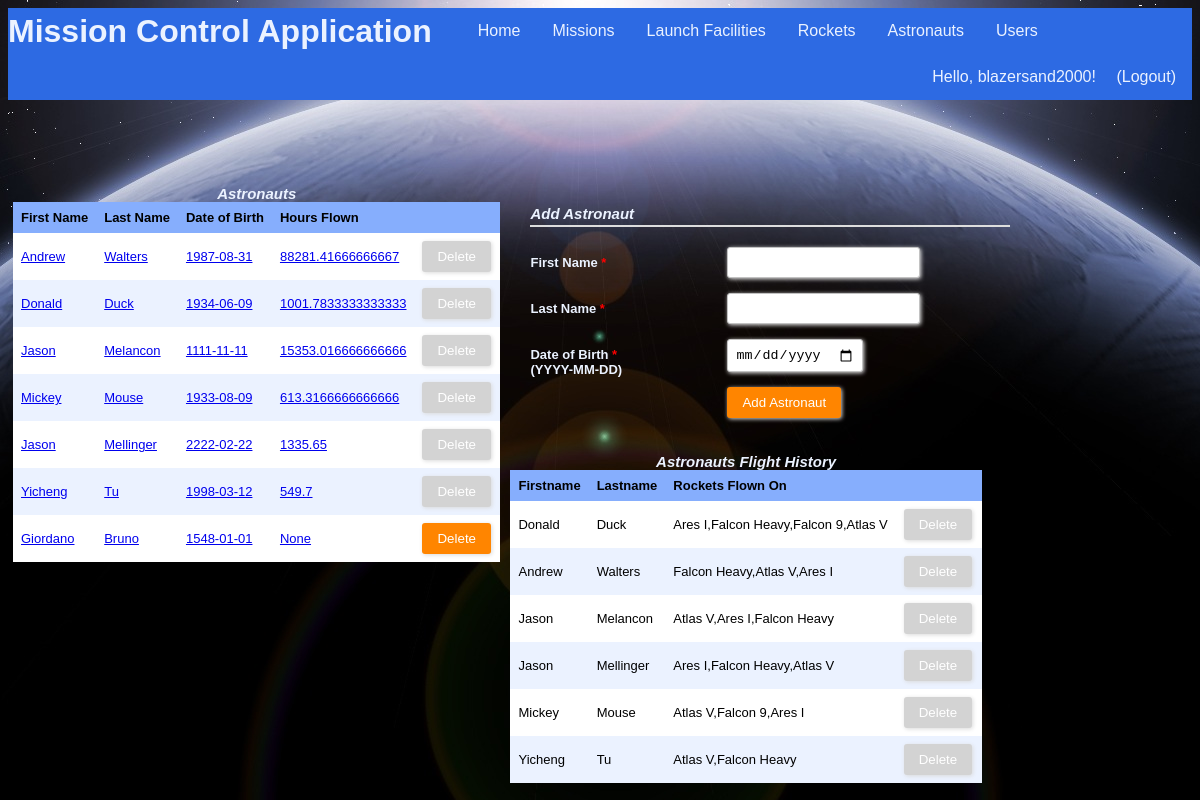
The page /astronauts (signed in) on the database its author committed.
### tables this page shows
CREATE TABLE "Users" (
	`uid`	INTEGER NOT NULL PRIMARY KEY AUTOINCREMENT,
	`firstName`	TEXT NOT NULL,
	`lastName`	TEXT NOT NULL,
	`username`	TEXT NOT NULL UNIQUE,
	`password`	TEXT NOT NULL,
	`regTime`	TEXT NOT NULL,
	`lastLoginTime`	TEXT,
	`pid`	INTEGER NOT NULL
);

CREATE TABLE "Astronauts" (
	`aid`	INTEGER NOT NULL PRIMARY KEY AUTOINCREMENT,
	`firstName`	TEXT NOT NULL,
	`lastName`	TEXT NOT NULL,
	`dob`	TEXT NOT NULL
);

### app.py (the view, shortened to what this page needs)
@app.route("/astronauts", methods=["GET", "POST"])
@login_required
def showAstronauts():
    conn = sqlite3.connect(dbPath)
    conn.row_factory = sqlite3.Row
    c = conn.cursor()
    c.execute("SELECT aid, A.aid IN (SELECT aid FROM Crew) AS cannotDelete, firstName, lastName, dob, (SELECT SUM((strftime('%s',M.landTime) - strftime('%s',M.launchTime))/3600.0) FROM Mission M, Crew C WHERE M.mid = C.mid AND C.aid = A.aid) AS hoursFlown FROM Astronauts A")
    results = c.fetchall()
    c.execute("SELECT A.aid, 1, A.firstName, A.lastName, group_concat(DISTINCT R.rname) as Rockets FROM Astronauts A, Crew C, Mission M, Rockets R WHERE A.aid = C.aid AND C.mid = M.mid AND R.rid = M.rid GROUP BY A.firstName, A.lastName ORDER BY COUNT(DISTINCT R.rname) DESC;")
    astroHistory = c.fetchall()
    formInputs = [['firstName', 'text', 'First Name', []], ['lastName', 'text', 'Last Name', []], ['dob', 'date', 'Date of Birth', []]]
    conn.commit()
    conn.close()
    return render_template("astronauts.html", headers=("First Name","Last Name","Date of Birth","Hours Flown"), rows=results, inputs=formInputs, historyHeader=("Firstname", "Lastname", "Rockets Flown On"), historyRows=astroHistory)

### app.py (called while the page is built)
@login_manager.user_loader
def load_user(username):
    userRecord = DBgetUser(username)
    if userRecord:
        user = User(userRecord["username"], userRecord["password"], True)
        user.permission = userRecord["pid"]
        return user
    return None

def DBgetUser(username):
    conn = sqlite3.connect(dbPath)
    conn.row_factory = sqlite3.Row
    c = conn.cursor()
    c.execute("SELECT * from Users WHERE username = ?", (username,))
    userRecord = c.fetchone()
    conn.close()
    return userRecord

### templates/astronauts.html (shortened to what this page needs)
{% extends "main_template.html" %}
{% from 'macros.html' import GenerateTable, GenerateFormToAddEntry with context %}
{% block body %}
<section style="float:left">
	{{ GenerateTable('Astronauts', headers, rows, 'aid') }}
</section>
<section style="float:left">
	{% if current_user.permission == 3 %}
		{{ GenerateFormToAddEntry('Add Astronaut', inputs) }}
	{% endif %}
</section>
<section style="float:left">
	{{ GenerateTable('Astronauts Flight History', historyHeader, historyRows, 'aid') }}
</section>
{% endblock %}

### templates/main_template.html (shortened to what this page needs)
<!DOCTYPE html>
<html>
	<head>
		<link rel="stylesheet" type= "text/css" href="{{ url_for('static', filename='styles.css') }}">
	</head>
	<body>
		<header>
			<ul class="nav">
				<h1 class="nav">Mission Control Application</h1>
				<li class="nav"><a class="nav" href="{{ url_for('index') }}">Home</a></li>
				{% if current_user.is_authenticated %}
				<li class="nav"><a class="nav" href="{{ url_for('showMissions') }}">Missions</a></li>
				<li class="nav"><a class="nav" href="{{ url_for('showFacilities') }}">Launch Facilities</a></li>
				<li class="nav"><a class="nav" href="{{ url_for('showRockets') }}">Rockets</a></li>
				<li class="nav"><a class="nav" href="{{ url_for('showAstronauts') }}">Astronauts</a></li>
				<li class="nav"><a class="nav" href="{{ url_for('showUsers') }}">Users</a></li>
				{% endif %}
				<div class="user-greeting">
					{% if current_user.is_authenticated %}
  						Hello, {{ current_user.id }}!    <a class="nav" href="{{ url_for('showLogout') }}">(Logout)</a>
					{% else %}
						Hello, guest!    <a class="nav" href="{{ url_for('showLogin') }}">Login</a><a class="nav" href="{{ url_for('showSignup') }}">Sign Up</a>
					{% endif %}
				</div>
			</ul>
		</header>
		{% block body %}{% endblock %}
	</body>
</html>

### templates/macros.html (shortened to what this page needs)
{% macro GenerateTable(title, headers, rows, keyName) %}
	{% if rows %}
		<table>
			<caption>
				{{title}}
			</caption>
			<tr>
				{% for header in headers %}
				<th>{{header}}</th>
				{% endfor %}
				{% if current_user.permission == 3 %}
					<th/>
				{% endif %}
			</tr>
			{% for row in rows %}
			<tr id ="{{row[keyName]}}">
				{% for value in row %}
					{% if loop.index0 > 1 %}
						<td>
							{% if title == "Astronauts" %}
								<a href="{{ url_for('showAstronautInfo', aid = row[keyName]) }}">{{value|safe}}</a>
							{% else %}
								{{value|safe}}
							{% endif %}
						</td>
					{% endif %}
				{% endfor %}
				{% if row[1] == 1 %}
					{% set disabled = 'disabled' %}
				{% else %}
					{% set disabled = '' %}
				{% endif %}
				{% if current_user.permission == 3 %}
					<td>
						<div class="form-style-2" style="width:70px; padding: 0px 0px 0px 0px;">
							<form method="post">
								<input type="submit" value="Delete" name="delete.{{ row[0] }}" {{disabled}}/>
							</form>
						</div>
					</td>
				{% endif %}
			</tr>
			{% endfor %}
		</table>
	{% else %}
		No records found!
	{% endif %}
{% endmacro %}
{% macro GenerateFormToAddEntry(submitButtonText, inputs) %}
	<div class="form-style-2">
	<div class="form-style-2-heading">{{submitButtonText}}</div>
	<form method="post">
		{% for fieldName, fieldType, fieldLabel, optionalValues in inputs %}
			{% if fieldType == 'text' %}
				<label for="{{fieldName}}"><span>{{fieldLabel}} <span class="required">*</span></span><input type="text" class="input-field" name="{{fieldName}}" required/></label>
			{% elif fieldType == 'password' %}
				<label for="{{fieldName}}"><span>{{fieldLabel}} <span class="required">*</span></span><input type="password" class="input-field" name="{{fieldName}}" required/></label>
			{% elif fieldType == 'number' %}
				<label for="{{fieldName}}"><span>{{fieldLabel}} <span class="required">*</span></span><input type="number" class="input-field" name="{{fieldName}}" required/></label>
			{% elif fieldType == 'selectmultiple' %}
				<label for="{{fieldName}}"><span>{{fieldLabel}} <span class="required">*</span></span><select multiple name="{{fieldName}}" class="select-field" required>
				{% for id, displayName in optionalValues %}
					<option value="{{id}}">{{displayName}}</option>
				{% endfor %}
				</select></label>
			{% elif fieldType == 'datetime' %}
				<label for="{{fieldName}}"><span>{{fieldLabel}} <span class="required">*</span></br>(YYYY-MM-DDTHH:MM)</span><input type="datetime-local" class="input-field" name="{{fieldName}}" id="{{optionalValues[0]}}" onchange="changeEnd()" required></label>
			{% elif fieldType == 'date' %}
				<label for="{{fieldName}}"><span>{{fieldLabel}} <span class="required">*</span></br>(YYYY-MM-DD)</span><input type="date" class="input-field" name="{{fieldName}}" required></label>
			{% elif fieldType == 'radio' %}
				<label for="{{fieldName}}"><span>{{fieldLabel}} <span class="required">*</span></span>
				{% for id, displayName in optionalValues %}
					<input type="radio" name="permission" value="{{id}}" required> {{displayName}}
				{% endfor %}
				</label>
			{% endif %}
		{% endfor %}
		<label><span>&nbsp;</span><input type="submit" name="action" value="{{submitButtonText}}"/></label>
	</form>
	</div>
{% endmacro %}

### static/styles.css (style rules this page uses)
:root { --light-blue: #EBF2FF; --medium-blue: #86AEFD; --dark-blue: #2D6AE3; }
header { margin-bottom: 80px; }
ul.nav { list-style-type: none; text-align: center; display: block; margin: 0; padding: 0; overflow: hidden; background-color: var(--dark-blue); }
li.nav { float: left; }
a.nav { display: inline-block; color: var(--light-blue); text-align: center; padding: 14px 16px; text-decoration: none; font-family: "Trebuchet MS", Helvetica, sans-serif; }
h1.nav { float: left; margin: 0; padding: 5px 30px 0px 0px; font-family: "Trebuchet MS", Helvetica, sans-serif; color: var(--light-blue); vertical-align: bottom; }
.user-greeting { float: right; list-style-type: none; text-align: center; margin: 0; overflow: hidden; background-color: var(--dark-blue); text-align: center; vertical-align: center; text-decoration: none; font-family: "Trebuchet MS", Helvetica, sans-serif; color: var(--light-blue); }
section { margin: 5px; }
table { border-collapse: collapse; width: 100%; table-layout: auto; }
th, td { text-align: left; padding: 8px; font: 13px Arial, Helvetica, sans-serif; }
caption { font: 13px Arial, Helvetica, sans-serif; font-weight: bold; font-style: italic; font-size: 15px; color: var(--light-blue); }
tr { background-color: var(--light-blue) }
tr:nth-child(even) { background-color: white }
th { background-color: var(--medium-blue); font-weight: bold; }
.form-style-2 { width: 480px; max-width: 650px; padding: 20px 12px 10px 20px; font: 13px Arial, Helvetica, sans-serif; color: var(--light-blue); }
.form-style-2-heading { font-weight: bold; font-style: italic; border-bottom: 2px solid #ddd; margin-bottom: 20px; font-size: 15px; padding-bottom: 3px; }
.form-style-2 label { display: block; margin: 0px 0px 15px 0px; }
.form-style-2 label > span { width: 40%; font-weight: bold; float: left; padding-top: 8px; padding-right: 5px; }
.form-style-2 span.required { color:red; }
.form-style-2 input.input-field, .form-style-2 .tel-number-field, .form-style-2 .textarea-field, .form-style-2 .select-field { box-sizing: border-box; -webkit-box-sizing: border-box; -moz-box-sizing: border-box; border: 1px solid #C2C2C2; box-shadow: 1px 1px 4px #EBEBEB; -moz-box-shadow: 1px 1px 4px #EBEBEB; -webkit-box-shadow: 1px 1px 4px #EBEBEB; border-radius: 3px; -webkit-border-radius: 3px; -moz-border-radius: 3px; padding: 7px; outline: none; }
.form-style-2 input[type=submit], .form-style-2 input[type=button] { border: none; padding: 8px 15px 8px 15px; background: #FF8500; color: #fff; box-shadow: 1px 1px 4px #DADADA; -moz-box-shadow: 1px 1px 4px #DADADA; -webkit-box-shadow: 1px 1px 4px #DADADA; border-radius: 3px; -webkit-border-radius: 3px; -moz-border-radius: 3px; }
.form-style-2 input[type=submit]:disabled, .form-style-2 input[type=button]:disabled { background: lightgray; color: #fff; }

### rows shown on the page
Users: id "blazersand2000"
Astronauts: firstName "Andrew", lastName "Walters", dob "1987-08-31", row "88281.41666666667", row "Falcon Heavy,Atlas V,Ares I"
Astronauts: firstName "Donald", lastName "Duck", dob "1934-06-09", row "1001.7833333333333", row "Ares I,Falcon Heavy,Falcon 9,Atlas V"
Astronauts: firstName "Jason", lastName "Melancon", dob "1111-11-11", row "15353.016666666666", row "Atlas V,Ares I,Falcon Heavy"
Astronauts: firstName "Mickey", lastName "Mouse", dob "1933-08-09", row "613.3166666666666", row "Atlas V,Falcon 9,Ares I"
Astronauts: firstName "Jason", lastName "Mellinger", dob "2222-02-22", row "1335.65", row "Ares I,Falcon Heavy,Atlas V"
Astronauts: firstName "Yicheng", lastName "Tu", dob "1998-03-12", row "549.7", row "Atlas V,Falcon Heavy"
Astronauts: firstName "Giordano", lastName "Bruno", dob "1548-01-01", row "None"

### other values the page prints
{{ title }} "Astronauts Astronauts Flight History"
{{ header }} "First Name" "Last Name" "Date of Birth" "Hours Flown" "Firstname" "Lastname" "Rockets Flown On"
{{ submitButtonText }} "Add Astronaut"
{{ fieldLabel }} "First Name" "Last Name"
{{ fieldLabel }} "Date of Birth"
